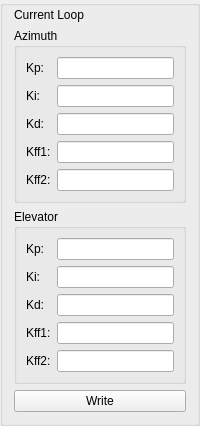
                 <widget class="QGroupBox" name="grpCurrentLoop">
                  <property name="styleSheet">
                   <string notr="true">#grpCurrentLoop { border: 2px solid gray; border-radius: 10px;	font: 16px; }</string>
                  </property>
                  <property name="title">
                   <string/>
                  </property>
                  <layout class="QGridLayout" name="gridLayout_16" rowstretch="0,1,1,0" columnstretch="0">
                   <property name="topMargin">
                    <number>2</number>
                   </property>
                   <item row="3" column="0">
                    <widget class="QPushButton" name="btnWriteCurrentLoop">
                     <property name="sizePolicy">
                      <sizepolicy hsizetype="Minimum" vsizetype="Fixed">
                       <horstretch>0</horstretch>
                       <verstretch>0</verstretch>
                      </sizepolicy>
                     </property>
                     <property name="text">
                      <string>Write</string>
                     </property>
                    </widget>
                   </item>
                   <item row="2" column="0">
                    <widget class="QGroupBox" name="groupBox_15">
                     <property name="styleSheet">
                      <string notr="true"/>
                     </property>
                     <property name="title">
                      <string>Elevator</string>
                     </property>
                     <layout class="QGridLayout" name="gridLayout_20">
                      <item row="3" column="1">
                       <widget class="QLineEdit" name="leditPID_1_4_3"/>
                      </item>
                      <item row="0" column="0">
                       <widget class="QLabel" name="label_85">
                        <property name="styleSheet">
                         <string notr="true"/>
                        </property>
                        <property name="text">
                         <string>Kp:</string>
                        </property>
                       </widget>
                      </item>
                      <item row="0" column="1">
                       <widget class="QLineEdit" name="leditPID_1_4_0"/>
                      </item>
                      <item row="2" column="0">
                       <widget class="QLabel" name="label_86">
                        <property name="styleSheet">
                         <string notr="true"/>
                        </property>
                        <property name="text">
                         <string>Kd:</string>
                        </property>
                       </widget>
                      </item>
                      <item row="5" column="0">
                       <widget class="QLabel" name="label_87">
                        <property name="styleSheet">
                         <string notr="true"/>
                        </property>
                        <property name="text">
                         <string>Kff2:</string>
                        </property>
                       </widget>
                      </item>
                      <item row="1" column="0">
                       <widget class="QLabel" name="label_88">
                        <property name="styleSheet">
                         <string notr="true"/>
                        </property>
                        <property name="text">
                         <string>Ki:</string>
                        </property>
                       </widget>
                      </item>
                      <item row="1" column="1">
                       <widget class="QLineEdit" name="leditPID_1_4_1"/>
                      </item>
                      <item row="2" column="1">
                       <widget class="QLineEdit" name="leditPID_1_4_2"/>
                      </item>
                      <item row="3" column="0">
                       <widget class="QLabel" name="label_89">
                        <property name="styleSheet">
                         <string notr="true"/>
                        </property>
                        <property name="text">
                         <string>Kff1:</string>
                        </property>
                       </widget>
                      </item>
                      <item row="5" column="1">
                       <widget class="QLineEdit" name="leditPID_1_4_4"/>
                      </item>
                     </layout>
                    </widget>
                   </item>
                   <item row="0" column="0">
                    <widget class="QLabel" name="label_4">
                     <property name="sizePolicy">
                      <sizepolicy hsizetype="Preferred" vsizetype="Fixed">
                       <horstretch>0</horstretch>
                       <verstretch>0</verstretch>
                      </sizepolicy>
                     </property>
                     <property name="styleSheet">
                      <string notr="true">QLabel { qproperty-alignment: AlignCenter; }</string>
                     </property>
                     <property name="text">
                      <string>Current Loop</string>
                     </property>
                    </widget>
                   </item>
                   <item row="1" column="0">
                    <widget class="QGroupBox" name="groupBox_14">
                     <property name="styleSheet">
                      <string notr="true"/>
                     </property>
                     <property name="title">
                      <string>Azimuth</string>
                     </property>
                     <layout class="QGridLayout" name="gridLayout_19">
                      <item row="3" column="1">
                       <widget class="QLineEdit" name="leditPID_0_4_3"/>
                      </item>
                      <item row="0" column="0">
                       <widget class="QLabel" name="label_80">
                        <property name="styleSheet">
                         <string notr="true"/>
                        </property>
                        <property name="text">
                         <string>Kp:</string>
                        </property>
                       </widget>
                      </item>
                      <item row="0" column="1">
                       <widget class="QLineEdit" name="leditPID_0_4_0"/>
                      </item>
                      <item row="2" column="0">
                       <widget class="QLabel" name="label_81">
                        <property name="styleSheet">
                         <string notr="true"/>
                        </property>
                        <property name="text">
                         <string>Kd:</string>
                        </property>
                       </widget>
                      </item>
                      <item row="5" column="0">
                       <widget class="QLabel" name="label_82">
                        <property name="styleSheet">
                         <string notr="true"/>
                        </property>
                        <property name="text">
                         <string>Kff2:</string>
                        </property>
                       </widget>
                      </item>
                      <item row="1" column="0">
                       <widget class="QLabel" name="label_83">
                        <property name="styleSheet">
                         <string notr="true"/>
                        </property>
                        <property name="text">
                         <string>Ki:</string>
                        </property>
                       </widget>
                      </item>
                      <item row="1" column="1">
                       <widget class="QLineEdit" name="leditPID_0_4_1"/>
                      </item>
                      <item row="2" column="1">
                       <widget class="QLineEdit" name="leditPID_0_4_2"/>
                      </item>
                      <item row="3" column="0">
                       <widget class="QLabel" name="label_84">
                        <property name="styleSheet">
                         <string notr="true"/>
                        </property>
                        <property name="text">
                         <string>Kff1:</string>
                        </property>
                       </widget>
                      </item>
                      <item row="5" column="1">
                       <widget class="QLineEdit" name="leditPID_0_4_4"/>
                      </item>
                     </layout>
                    </widget>
                   </item>
                  </layout>
                 </widget>
